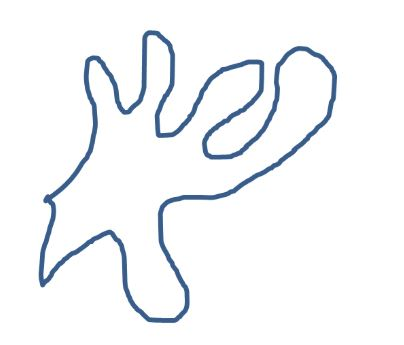
#> input picture images/convexHull.JPG, 404 x 345 px
$ python contourApplication2.py   (older library calls are emulated)
#> lines starting #> are read from the running program, lines starting #| are printed output that depends on the picture; after the words box and inside, x2 and y2 are one past the last pixel; in counts of white or black regions, pixels touching at a corner belong together
import numpy as np
import cv2

def convex():
    img = cv2.imread('images/convexHull.JPG')
#> img is the input picture: shape (345, 404, 3); mean B, G, R 248, 246, 243.9
    img1 = img.copy()
    imgray = cv2.cvtColor(img, cv2.COLOR_BGR2GRAY)
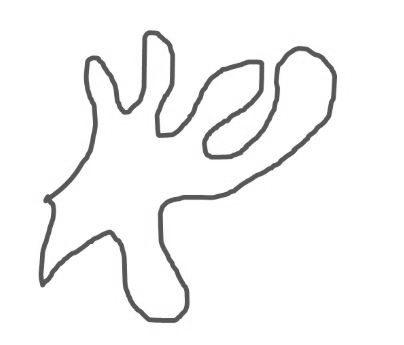
#> imgray: shape (345, 404); min 53, max 255, mean 245.6

    ret, thr = cv2.threshold(imgray, 127, 255, 0)
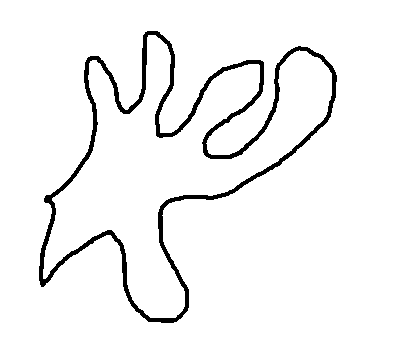
#> thr: shape (345, 404); 95.2% white; 1 black region
    _, contours, _ = cv2.findContours(thr, cv2.RETR_TREE, cv2.CHAIN_APPROX_SIMPLE)
#> contours = 3 contours; box (x1, y1, x2, y2) and area: (0, 0, 404, 345) 138632, (38, 30, 338, 324) 37189, (43, 35, 332, 318) 29090

    cnt = contours[1]
#> cnt = contour of 631 points, box (x1, y1, x2, y2) (38, 30, 338, 324), area 37189
    cv2.drawContours(img, [cnt], 0, (0, 255, 0), 3)
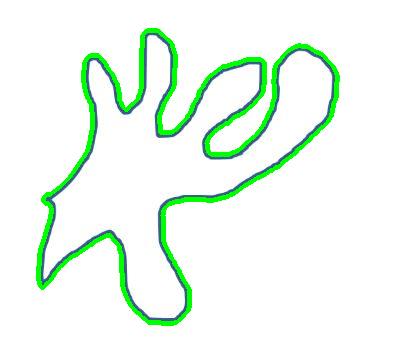
#> img: shape (345, 404, 3); 5.16% of pixels changed, all inside (x1, y1, x2, y2) = (36, 28, 340, 326)
    check = cv2.isContourConvex(cnt)
#> check = False

    if not check:
        hull = cv2.convexHull(cnt)
#> hull = contour of 31 points, box (x1, y1, x2, y2) (38, 30, 338, 324), area 60490
        cv2.drawContours(img1, [hull], 0, (0, 255, 0), 3)
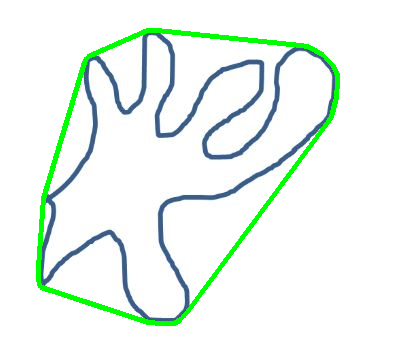
#> img1: shape (345, 404, 3); 3.34% of pixels changed, all inside (x1, y1, x2, y2) = (36, 28, 340, 326)
        cv2.imshow('convexHull', img1)

    cv2.imshow('contour', img)

    cv2.waitKey(0)
    cv2.destroyAllWindows()

def convex2():
    img = cv2.imread('images/convexHull2.JPG')
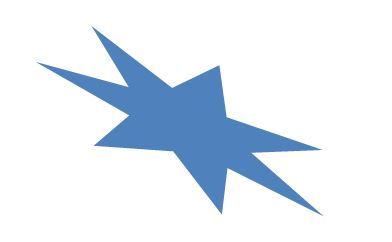
#> input picture images/convexHull2.JPG, 392 x 242 px
#> img is the input picture: shape (242, 392, 3); mean B, G, R 244.1, 235.1, 227.3
    imgray = cv2.cvtColor(img, cv2.COLOR_BGR2GRAY)
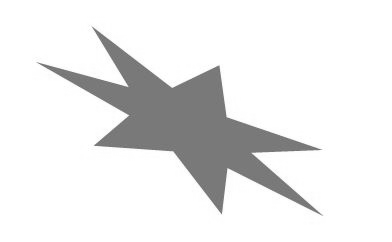
#> imgray: shape (242, 392); min 102, max 255, mean 233.8

    ret, thr = cv2.threshold(imgray, 127, 255, 0)
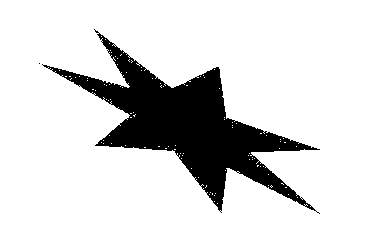
#> thr: shape (242, 392); 85.2% white; 2 black regions (1 under 20 px)
    _, contours, _ = cv2.findContours(thr, cv2.RETR_TREE, cv2.CHAIN_APPROX_SIMPLE)
#> contours = 124 contours, 122 with area under 20; largest, box (x1, y1, x2, y2) and area: (0, 0, 392, 242) 94231, (42, 32, 321, 212) 14662

    cnt = contours[5]
#> cnt = [[219, 211], [220, 210], [221, 211], [220, 212]]

    x, y, w, h = cv2.boundingRect(cnt)
#> x = 219; y = 210; w = 3; h = 3
    cv2.rectangle(img, (x, y), (x+w, y+h), (0, 0, 255), 3)
#> img: shape (242, 392, 3); 0.05% of pixels changed, all inside (x1, y1, x2, y2) = (217, 208, 225, 216)

    rect = cv2.minAreaRect(cnt)
#> rect = ((220, 211), (1.41, 1.41), -45)
    box = cv2.boxPoints(rect)
#> box = [[220, 212], [219, 211], [220, 210], [221, 211]]
    box = np.int0(box)

    cv2.drawContours(img, [box], 0, (0, 255, 0), 3)
#> img: shape (242, 392, 3); mean B, G, R 243.9, 235.1, 227.2

    cv2.imshow('rectangle', img)
    cv2.waitKey(0)
    cv2.destroyAllWindows()


convex()
convex2()
